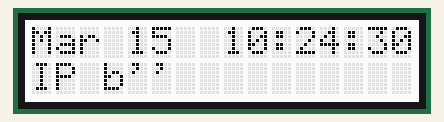
Bench run of a program on a simulated Raspberry Pi (BCM pin numbers). Shown: 16×2 character LCD. The clock reads 2024-03-15 10:24:30 at power-on unless the program sets it; system figures (address, load, memory, disk, uptime) are fixed made-up values.

Above: at 0.1 s.
At 5.2 s:
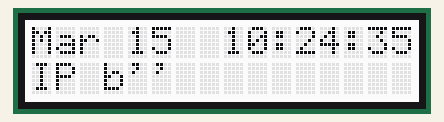
At 10.3 s:
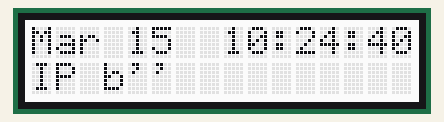
At 15.3 s:
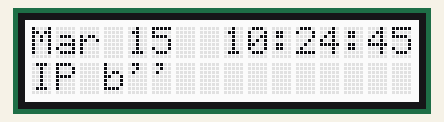
At 25.4 s:
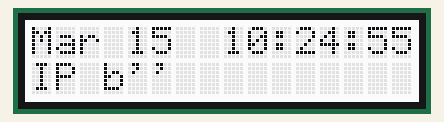
At 35.6 s:
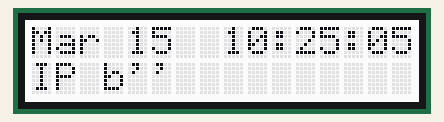

Measured:
- what the display in image 1 shows lasts 5.0 s, from 5.2 s to 10.2 s

The program:

ip_display.py
```python
#!/usr/bin/python

import Adafruit_CharLCD as LCD
from subprocess import *
from time import sleep, strftime
from datetime import datetime

lcd = LCD.Adafruit_CharLCDPlate()

cmd = "/sbin/ifconfig eth0 | grep 'inet addr' | cut -d: -f2 | awk '{print $1}'"

def run_cmd(cmd):
        p = Popen(cmd, shell=True, stdout=PIPE)
        output = p.communicate()[0]
        return output

while 1:
        lcd.clear()
        ipaddr = run_cmd(cmd)
        lcd.message(datetime.now().strftime('%b %d  %H:%M:%S\n'))
        lcd.message('IP %s' % ( ipaddr ) )
        sleep(5)
```
